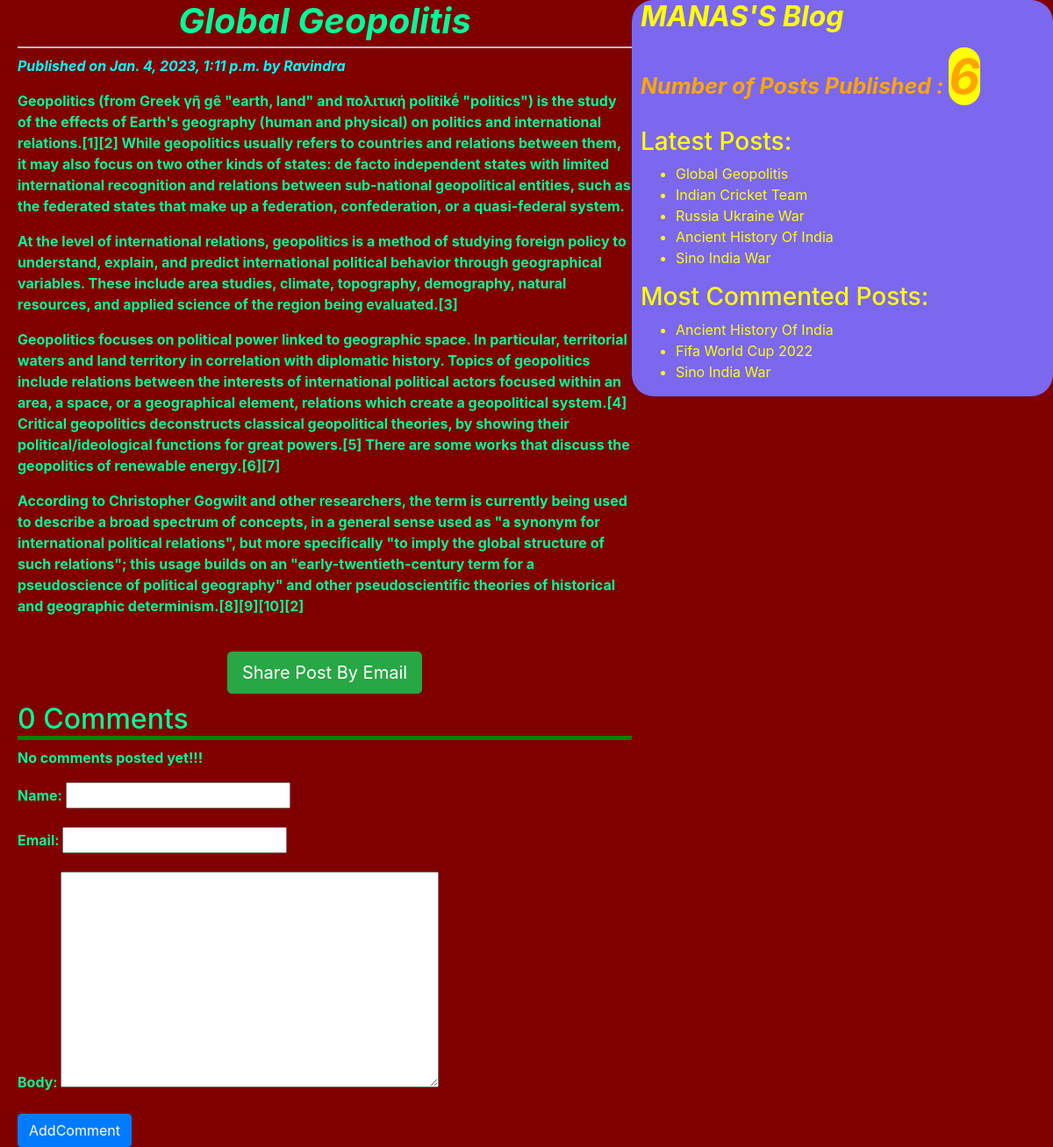
The page /2023/01/04/global-geopolitis/ on the database its author committed.
### BloggingApp/models.py (models this page shows, shortened)
class Post(models.Model):
    STATUS_CHOICES=(('draft','Draft'),('published','Published'))
    title=models.CharField(max_length=150)
    slug=models.SlugField(max_length=250,unique_for_date='publish')
    author=models.ForeignKey(User,on_delete=models.CASCADE,related_name='blog_posts')
    body=models.TextField()
    publish=models.DateTimeField(default=timezone.now)
    created=models.DateTimeField(auto_now_add=True)
    updated=models.DateTimeField(auto_now=True)
    status=models.CharField(max_length=10,choices=STATUS_CHOICES,default='draft')
    objects=CustomManager()
    tags=TaggableManager()
    class Meta:
        ordering=('-publish',)
    def get_absolute_url(self):
        return reverse("post_detail",args=[self.publish.year,self.publish.strftime('%m'),self.publish.strftime('%d'),self.slug])

### BloggingApp/views.py (the view)
# urls.py: path('<year>/<month>/<day>/<post>/', views.post_details_view,name="post_detail"),
def post_details_view(request,year,month,day,post):
    post=get_object_or_404(Post,slug=post,status='published',publish__year=year,publish__month=month,publish__day=day)
    comments=post.comments.filter(active=True)
    csubmit=False
    if request.method=='POST':
        form=CommentForm(request.POST)
        if form.is_valid():
            new_comment=form.save(commit=False)
            new_comment.post=post
            new_comment.save()
            csubmit=True
    else:
        form=CommentForm()
    return render(request,'bloggingapp/post_details.html',{'post':post,'csubmit':csubmit,'form':form,'comments':comments})

### BloggingApp/forms.py
class CommentForm(forms.ModelForm):
     class Meta:
         model=Comments
         fields=('name','email','body')

### BloggingApp/models.py (called while the page is built)
    def get_queryset(self):
        return super().get_queryset().filter(status='published')

### BloggingApp/templatetags/bloggingapp_tags.py (called while the page is built)
@register.simple_tag(name='my_tag')
def total_posts():
    return Post.objects.count()

@register.inclusion_tag('bloggingapp/latest_posts123.html')
def show_latest_posts(count):
    latest_posts=Post.objects.order_by('-publish')[:count]
    return{'latest_posts':latest_posts}

@register.simple_tag
def get_most_commented_posts(count=3):
    most_commented_posts=Post.objects.annotate(total_comments=Count('comments')).order_by('-total_comments')[:count]
    return most_commented_posts

### templates/bloggingapp/post_details.html (shortened to what this page needs)
<!DOCTYPE html>
{% extends 'bloggingapp/base.html'%}
{% block content_block %}
      <h1 ><strong><em>{{post.title|title}}</em></strong></h1>
      <p class="date" style="color:cyan;font-style:oblique;font-weight:bold;">Published on {{post.publish}} by {{post.author|title}}</p>
       {{post.body|linebreaks }}<br>
       <div class="container" align="center">
            <a class="btn btn-lg btn-success" href="/{{post.id}}/share">Share Post By Email</a>
      </div>
      {% with comments.count as comments_count %}
      <h2 style="border-bottom:5px green solid;">{{comments_count}} Comment{{comments_count|pluralize}} </h2>
      {%endwith%}
      {% if comments%}
      {% for comment in comments%}
      <p id='ch' style="border-bottom:3px mediumspringgreen solid;font-style:italic;">Comment {{forloop.counter}} by {{comment.name |title}} on {{comment.created}}</p>
      <div class="cb" style="color:yellow;font-weight:bold; font-size :20px;">{{comment.body|title|linebreaks}}  </div>
      {%endfor%}
      {%else%}
      <p>No comments posted yet!!!<p>
      {%endif%}
      {% if csubmit %}
      <h3>Comment submitted successfully!!!</h3>
      {%else%}
      <form class="" method="post">
        {{form.as_p}}
        <input type="submit" class="btn btn-primary" name="" value="AddComment">
      </form>
      {%endif%}
{%endblock%}

### templates/bloggingapp/base.html (shortened to what this page needs)
<!DOCTYPE html>
{% load static %}
{% load bloggingapp_tags %}
<html lang="en" dir="ltr">
  <head>
    <link rel="stylesheet" href="{% static "css/bootstrap.css" %}">
    <link rel="stylesheet" href="{% static "css/blogging.css" %}">
  </head>
  <body>
    <div class="content">
      {% block content_block %}
      {%endblock%}
    </div>
    <div class="sidebar">
      <h2 ><strong><em>MANAS'S Blog</em></strong></h2>
      <p id="tp"> Number of Posts Published : <span  class="tp">{% my_tag %}</span></p>
      <h3>Latest Posts:</h3>{%show_latest_posts 5 %}
      <h3>Most Commented Posts:</h3>
      {% get_most_commented_posts as most_commented_posts%}
      <ul>
        {% for post in most_commented_posts%}
        <li > <a style="color:yellow;" href="{{post.get_absolute_url}}">{{post.title|title}}</a></li>
        {% endfor%}
      </ul>
    </div>
  </body>
</html>

### templates/bloggingapp/latest_posts123.html
<ul>
    {% for post in latest_posts %}
    <li><a style="color:yellow;" href="{{post.get_absolute_url}}"> {{post.title|title}}</a></li>
    {% endfor %}
</ul>

### static/css/blogging.css (style rules this page uses)
.content { width: 60%; float: left; font-family:-apple-system, BlinkMacSystemFont, 'Segoe UI', Roboto, Oxygen, Ubuntu, Cantarell, 'Open Sans', 'Helvetica Neue', sans-serif; color:mediumspringgreen; font-weight: bold; padding-left: 20px; border-radius: 25px; }
.sidebar { width: 40%; background: mediumslateblue; float: right; color:yellow; padding-left: 10px; border-radius: 25px; }
body { background:maroon; }
h1 { text-align: center; border-bottom: 2px solid #bbb; padding-bottom: 5px; }
.container { margin-bottom: 10px; }
#tp { color:orange; font-size:25px; font-weight: bold; font-style: oblique; }
.tp { background:yellow; font-size: 55px; border-radius: 50px; font-style:oblique; }

### rows shown on the page
Post: title "Global Geopolitis", publish "Jan. 4, 2023, 1:11 p.m.", author "Ravindra", body "Geopolitics (from Greek γῆ gê \"earth, land\" and πολιτική politikḗ \"politics\") is the study of the effects of Earth's geography (human and physical) on politics and international relations.[1][2] While geopolitics usually refers to countries and relations between them, it may also focus on two other kinds of states: de facto independent states with limited international recognition and relations between sub-national geopolitical entities, such as the federated states that make up a federation, confederation, or a quasi-federal system. At the level of international relations, geopolitics is a method of studying foreign policy to understand, explain, and predict international political…"
Post: title "Indian Cricket Team"
Post: title "Russia Ukraine War"
Post: title "Ancient History Of India"
Post: title "Sino India War"
Post: title "Fifa World Cup 2022"

### other values the page prints
{{ comments_count }} "0"
